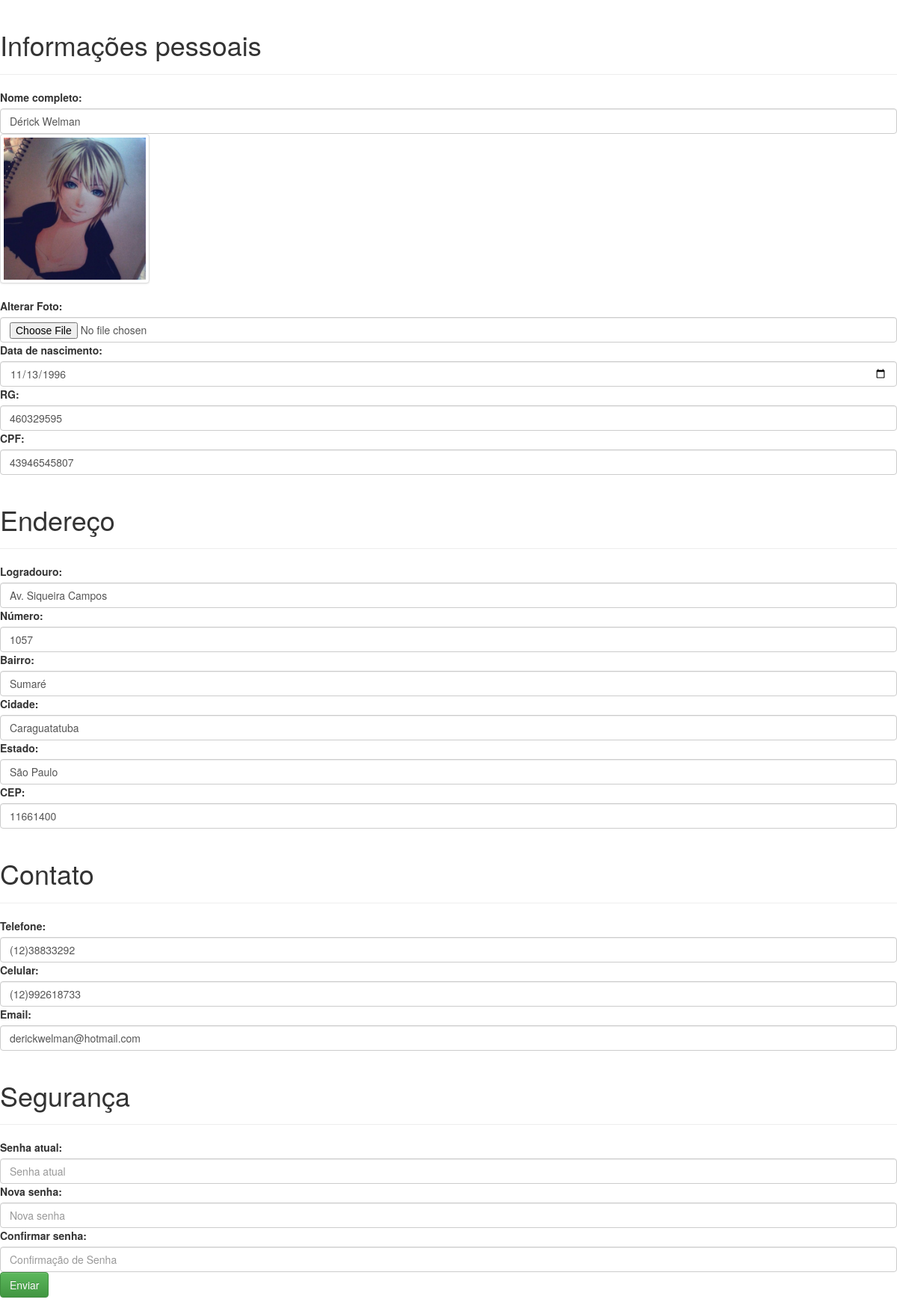
Page /files/editapessoa.php (signed in) on the committed database.
### tables this page shows
CREATE TABLE Pessoa(
	idPessoa	INT		 	NOT NULL PRIMARY KEY AUTO_INCREMENT,
	usuario		VARCHAR(16)	NOT NULL UNIQUE,
	senha		varchar(40)	NOT NULL,
	nome		VARCHAR(60) NOT NULL,
	rg			CHAR(9)		NOT NULL,
	cpf			CHAR(11)	NOT NULL,
	logradouro	VARCHAR(50)	NOT NULL,
	numero		INT(4)		NOT NULL,
	bairro		VARCHAR(50) NOT NULL,
	cidade		VARCHAR(30)	NOT NULL,
	estado		VARCHAR(30)	NOT NULL,
	cep			INT(8)		NOT NULL,
	nascimento	DATE		NOT NULL,
	dddTelefone INT(3)		NULL,
	dddCelular	INT(3)		NULL,
	telefone	INT(9)		NULL,
	celular 	INT(9)		NULL,
	email		VARCHAR(80)	NOT NULL UNIQUE,
	ativo		BOOLEAN		NULL
);

### functions/conexao.php (called while the page is built, shortened)
<?php
    function formataTelefoneSemHifen($ddd, $telefone){
        return "(" . $ddd . ")" . $telefone;
    }
?>

### files/editapessoa.php (the view, shortened to what this page needs)
<?php
include("importSession.php");
include("../functions/conexao.php");
if(!isset($_SESSION['idPessoa'])){
	echo '<script>window.location="login.php";</script>';
	exit();
}else{
	$query = $con->query("SELECT * FROM Pessoa WHERE idPessoa = " . $_SESSION['idPessoa'] . ";");
	while($row = $query->fetch(PDO::FETCH_OBJ)){
		$nome = $row->nome;
		$imagem = $row->imagem;
		$nascimento = $row->nascimento;
		$rg = $row->rg;
		$cpf = $row->cpf;
		$logradouro = $row->logradouro;
		$numero = $row->numero;
		$bairro = $row->bairro;
		$cidade = $row->cidade;
		$estado = $row->estado;
		$cep = $row->cep;
		$telefone = formataTelefoneSemHifen($row->dddTelefone, $row->telefone);
		$celular = formataTelefoneSemHifen($row->dddCelular, $row->celular);
		$email = $row->email;
	}
}
?>
<form class="form" role="form" action="updatepessoa.php" method="POST" enctype="multipart/form-data" onsubmit="return validaNovaSenha();">
	<?php
	echo '
	<div class="page-header"><h1>Informações pessoais</h1></div>
	<label for="inputForNomeCompleto">Nome completo: </label>
	<input type="text" class="form-control" placeholder="Nome completo" name="inputForNomeCompleto" value="'.$nome.'" pattern="[a-zA-Z_\]*" required></input>
	<img src="../uploads/'.$imagem.'" class="thumbnail" height="200px" width="200px"></img>
	<label for="inputForFoto">Alterar Foto: </label>
	<input type="file" class="form-control" name="arquivo"></input>
	<label for="inputForDataNascimento">Data de nascimento: </label>
	<input type="date" class="form-control" placeholder="Data de Nascimento" name="inputForDataNascimento" value="'.$nascimento.'" required></input>
	<label for="inputForRG">RG: </label>
	<input type="text" class="form-control" placeholder="RG" name="inputForRG" value="'.$rg.'" pattern="[0-9]{9}" required></input>
	<label for="inputForCPF">CPF: </label>
	<input type="text" class="form-control" placeholder="CPF" name="inputForCPF" value="'.$cpf.'" pattern="[0-9]{11}" required></input>
	<div class="page-header"><h1>Endereço</h1></div>
	<label for="inputForLogradouro">Logradouro: </label>
	<input type="text" class="form-control" placeholder="Logradouro" name="inputForLogradouro" value="'.$logradouro.'" required></input>
	<label for="inputForNumero">Número: </label>
	<input type="text" class="form-control" placeholder="Número" name="inputForNumero" value="'.$numero.'" pattern="[0-9]{1,4}" required></input>
	<label for="inputForBairro">Bairro: </label>
	<input type="text" class="form-control" placeholder="Bairro" name="inputForBairro" value="'.$bairro.'" required></input>
	<label for="inputForCidade">Cidade: </label>
	<input type="text" class="form-control" placeholder="Cidade" name="inputForCidade" value="'.$cidade.'" required></input>
	<label for="inputForEstado">Estado: </label>
	<input type="text" class="form-control" placeholder="Estado" name="inputForEstado" value="'.$estado.'" required></input>
	<label for="inputForCEP">CEP: </label>
	<input type="text" class="form-control" placeholder="CEP" name="inputForCEP" value="'.$cep.'" pattern="[0-9]{8}" required></input>
	<div class="page-header"><h1>Contato</h1></div>
	<label for="inputForTelefone">Telefone: </label>
	<input type="text" class="form-control" placeholder="(00)00000000" name="inputForTelefone" value="'.$telefone.'" pattern="\([0-9]{2}\)[0-9]{8,9}"></input>
	<label for="inputForCelular">Celular: </label>
	<input type="text" class="form-control" placeholder="(00)00000000" name="inputForCelular" value="'.$celular.'" pattern="\([0-9]{2}\)[0-9]{8,9}"></input>
	<label for="inputForEmail">Email: </label>
	<input type="email" class="form-control" placeholder="Email" name="inputForEmail" value="'.$email.'" required></input>';?>
	<div class="page-header"><h1>Segurança</h1></div>
	<label for="inputForSenhaAtual">Senha atual: </label>
	<input type="password" class="form-control" placeholder="Senha atual" name="inputForSenhaAtual" id="inputForSenhaAtual" pattern="[0-9a-zA-Z]{6,16}"></input>
	<label for="inputForSenha">Nova senha: </label>
	<input type="password" class="form-control" placeholder="Nova senha" name="inputForSenha" pattern="[0-9a-zA-Z]{6,16}" id="inputForSenha"></input>
	<label for="inputForConfirmacaoSenha">Confirmar senha: </label>
	<input type="password" class="form-control" placeholder="Confirmação de Senha" name="inputForConfirmacaoSenha" id="inputForConfirmacaoSenha" patter="[0-9a-zA-Z]{6,16}"></input>
	<input type="submit" class="btn btn-success" name="Enviar" value="Enviar">
</form>

### rows in the picture
pessoa: inputForNomeCompleto "Dérick Welman", imagem (picture), inputForDataNascimento "11/13/1996", inputForRG "460329595", inputForCPF "43946545807", inputForLogradouro "Av. Siqueira Campos", inputForNumero "1057", inputForBairro "Sumaré", inputForCidade "Caraguatatuba", inputForEstado "São Paulo", inputForCEP "11661400", inputForCelular "(12)992618733", inputForEmail "derickwelman@hotmail.com"
